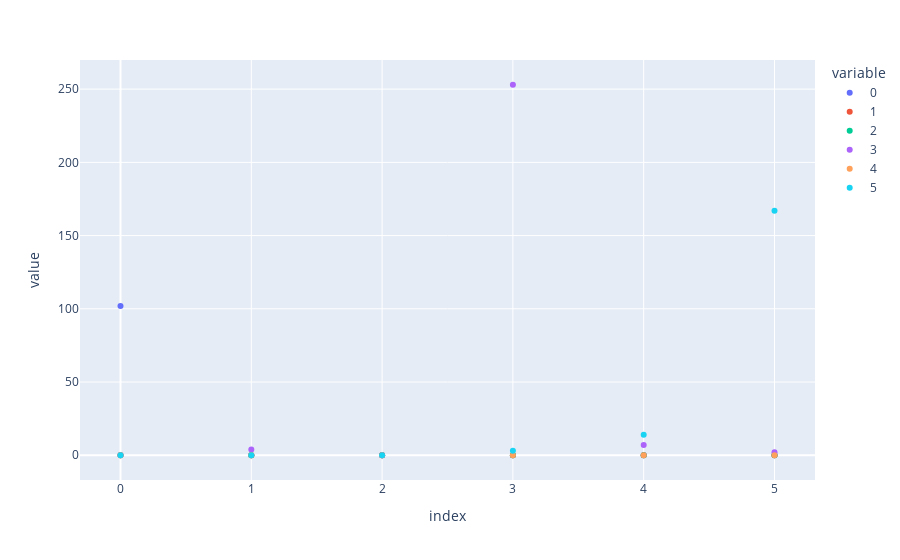

Source (notebook cell):
### Code cell
px.scatter(cm,x='')

### Figure 1 — Plotly figure (JSON) as saved in the notebook; plotly's stock layout.template omitted (floating-point values rounded to 4 significant figures)
{"data": [{"hovertemplate": "variable=0<br>index=%{x}<br>value=%{y}<extra></extra>", "legendgroup": "0", "marker": {"color": "#636efa", "symbol": "circle"}, "mode": "markers", "name": "0", "orientation": "v", "showlegend": true, "type": "scatter", "x": [0, 1, 2, 3, 4, 5], "xaxis": "x", "y": [102, 0, 0, 0, 0, 0], "yaxis": "y"}, {"hovertemplate": "variable=1<br>index=%{x}<br>value=%{y}<extra></extra>", "legendgroup": "1", "marker": {"color": "#EF553B", "symbol": "circle"}, "mode": "markers", "name": "1", "orientation": "v", "showlegend": true, "type": "scatter", "x": [0, 1, 2, 3, 4, 5], "xaxis": "x", "y": [0, 0, 0, 0, 0, 0], "yaxis": "y"}, {"hovertemplate": "variable=2<br>index=%{x}<br>value=%{y}<extra></extra>", "legendgroup": "2", "marker": {"color": "#00cc96", "symbol": "circle"}, "mode": "markers", "name": "2", "orientation": "v", "showlegend": true, "type": "scatter", "x": [0, 1, 2, 3, 4, 5], "xaxis": "x", "y": [0, 0, 0, 0, 0, 0], "yaxis": "y"}, {"hovertemplate": "variable=3<br>index=%{x}<br>value=%{y}<extra></extra>", "legendgroup": "3", "marker": {"color": "#ab63fa", "symbol": "circle"}, "mode": "markers", "name": "3", "orientation": "v", "showlegend": true, "type": "scatter", "x": [0, 1, 2, 3, 4, 5], "xaxis": "x", "y": [0, 4, 0, 253, 7, 2], "yaxis": "y"}, {"hovertemplate": "variable=4<br>index=%{x}<br>value=%{y}<extra></extra>", "legendgroup": "4", "marker": {"color": "#FFA15A", "symbol": "circle"}, "mode": "markers", "name": "4", "orientation": "v", "showlegend": true, "type": "scatter", "x": [0, 1, 2, 3, 4, 5], "xaxis": "x", "y": [0, 0, 0, 0, 0, 0], "yaxis": "y"}, {"hovertemplate": "variable=5<br>index=%{x}<br>value=%{y}<extra></extra>", "legendgroup": "5", "marker": {"color": "#19d3f3", "symbol": "circle"}, "mode": "markers", "name": "5", "orientation": "v", "showlegend": true, "type": "scatter", "x": [0, 1, 2, 3, 4, 5], "xaxis": "x", "y": [0, 0, 0, 3, 14, 167], "yaxis": "y"}], "layout": {"legend": {"title": {"text": "variable"}, "tracegroupgap": 0}, "margin": {"t": 60}, "xaxis": {"anchor": "y", "domain": [0, 1], "title": {"text": "index"}}, "yaxis": {"anchor": "x", "domain": [0, 1], "title": {"text": "value"}}}}
